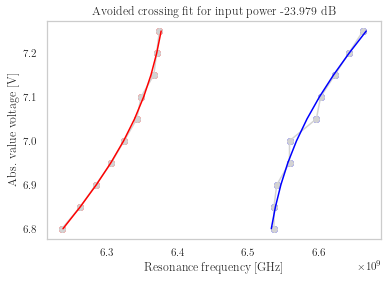
#> input picture assets/downloads/CQED/CQED/Data/Pictures/fit to merge.png, 388 x 281 px, found by its file name
$ python color.py
#> lines starting #> are read from the running program, lines starting #| are printed output that depends on the picture
# -*- coding: utf-8 -*-
"""
Created on Sun Nov 21 13:00:28 2021

@author: OTPS
"""

import matplotlib.pyplot as plt
import numpy as np
from scipy.ndimage.filters import gaussian_filter

from PIL import Image

img1 = Image.open(r"fit to merge.png", mode='r')
#> img1 is the input picture: PIL image 388x281 RGBA; mean R, G, B, A 251.1, 250.3, 251.1, 255

img2 = Image.open(r"base to merge.png")
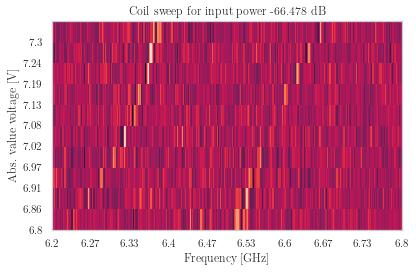
#> input picture assets/downloads/CQED/CQED/Data/Pictures/base to merge.png, 416 x 272 px, found by its file name
#> img2 is the input picture: PIL image 416x272 RGBA; mean R, G, B, A 198.3, 107.9, 143.5, 255

img1.paste(img2, (0,0), mask = img2)
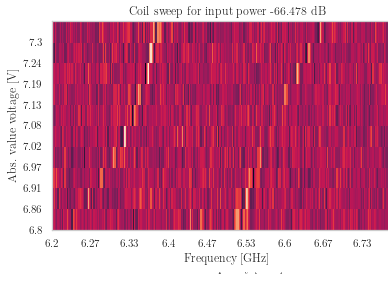
#> img1: PIL image 388x281 RGBA; mean R, G, B, A 198.5, 108.6, 143.9, 255

img1.show()
